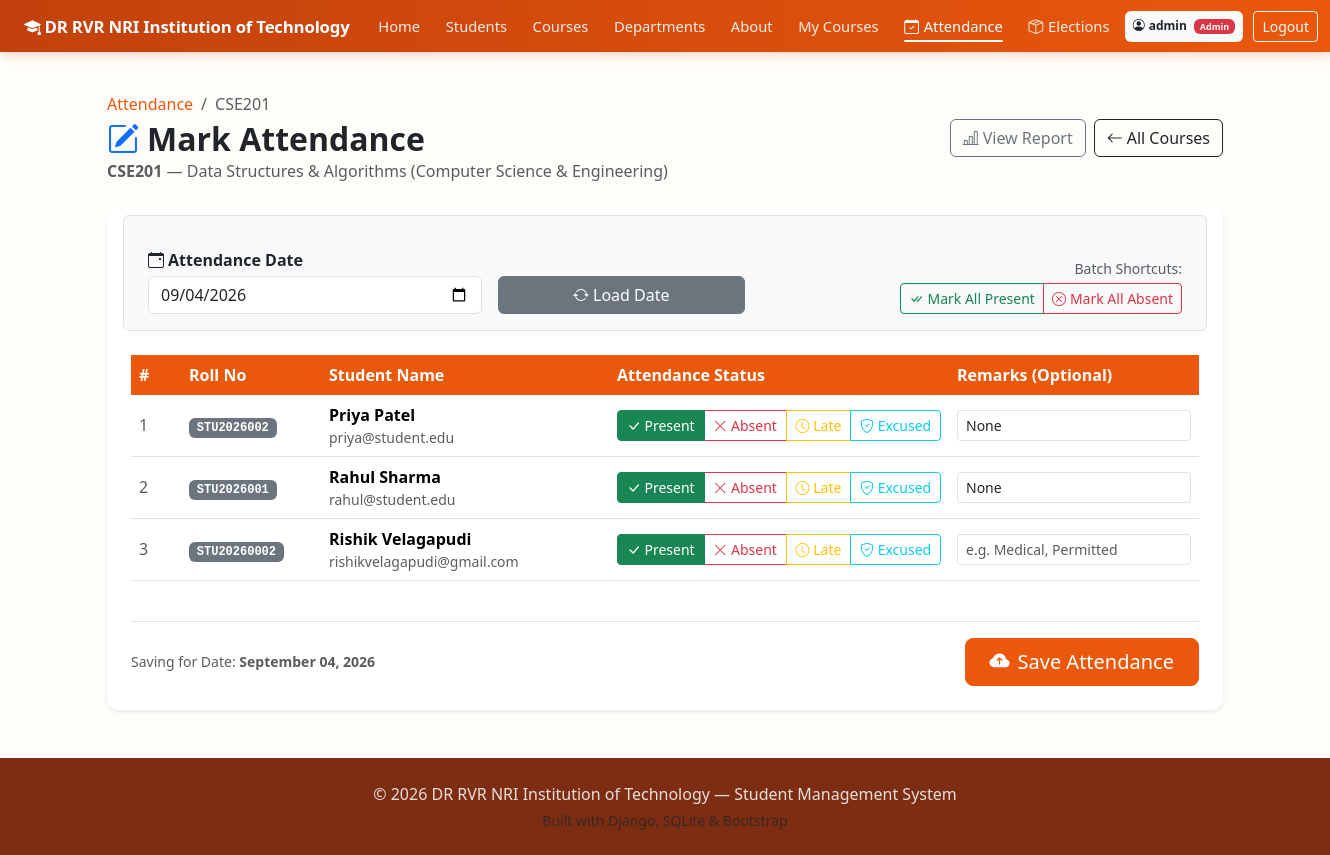
Page /attendance/1/mark/ (signed in) on the committed database.
### core/models.py (models this page shows, shortened)
class User(AbstractUser):
    ROLE_CHOICES = [
        ('admin', 'Admin'),
        ('student', 'Student'),
    ]
    role = models.CharField(max_length=20, choices=ROLE_CHOICES, default='student')

class Course(models.Model):
    name = models.CharField(max_length=150)
    code = models.CharField(max_length=20, unique=True)
    credits = models.IntegerField(default=3)
    duration_weeks = models.IntegerField(default=16)
    description = models.TextField(blank=True, null=True)
    department = models.ForeignKey(Department, on_delete=models.CASCADE, related_name='courses')
    class Meta:
        ordering = ['name']

class Department(models.Model):
    name = models.CharField(max_length=120, unique=True)
    code = models.CharField(max_length=20, unique=True)
    head_of_department = models.CharField(max_length=120, blank=True, null=True)
    description = models.TextField(blank=True, null=True)
    class Meta:
        ordering = ['name']

class Student(models.Model):
    roll_number = models.CharField(max_length=30, unique=True)
    first_name = models.CharField(max_length=80)
    last_name = models.CharField(max_length=80)
    email = models.EmailField(max_length=120, unique=True)
    phone = models.CharField(max_length=20, blank=True, null=True)
    date_of_birth = models.DateField(blank=True, null=True)
    gender = models.CharField(max_length=10, blank=True, null=True)
    address = models.TextField(blank=True, null=True)
    enrollment_year = models.IntegerField(default=current_year)
    department = models.ForeignKey(Department, on_delete=models.CASCADE, related_name='students')
    user = models.OneToOneField(
        settings.AUTH_USER_MODEL,
        on_delete=models.SET_NULL,
        null=True,
        blank=True,
        related_name='student_profile'
    )
    class Meta:
        ordering = ['first_name', 'last_name']
    @property
    def full_name(self):
        return f"{self.first_name} {self.last_name}"

### core/views.py (the view, shortened to what this page needs)
# urls.py: path('attendance/<int:course_id>/mark/', views.mark_attendance, name='mark_attendance'),
@admin_required
def mark_attendance(request, course_id):
    course = get_object_or_404(Course, id=course_id)
    registrations = Registration.objects.filter(course=course).select_related('student')
    selected_date_str = request.GET.get('date') or request.POST.get('date') or date.today().strftime('%Y-%m-%d')
    try:
        selected_date = datetime.strptime(selected_date_str, '%Y-%m-%d').date()
    except ValueError:
        selected_date = date.today()
        selected_date_str = selected_date.strftime('%Y-%m-%d')
    existing_attendance = {
        att.student_id: att
        for att in Attendance.objects.filter(course=course, date=selected_date)
    }
    students_sheet = []
    for reg in registrations:
        att = existing_attendance.get(reg.student.id)
        students_sheet.append({
            'student': reg.student,
            'status': att.status if att else 'Present',
            'remarks': att.remarks if att else '',
        })
    return render(request, 'mark_attendance.html', {
        'course': course,
        'selected_date': selected_date,
        'selected_date_str': selected_date_str,
        'students_sheet': students_sheet,
        'status_choices': Attendance.STATUS_CHOICES,
        'today_str': date.today().strftime('%Y-%m-%d'),
    })

### core/views.py (called while the page is built)
def admin_required(view_func):
    @wraps(view_func)
    def wrapped(request, *args, **kwargs):
        if not request.user.is_authenticated:
            messages.warning(request, 'Please log in to access this page.')
            return redirect(f"{reverse('login')}?next={request.path}")
        if getattr(request.user, 'role', '') != 'admin' and not request.user.is_staff and not request.user.is_superuser:
            messages.error(request, 'Admin access required for that action.')
            return redirect('home')
        return view_func(request, *args, **kwargs)
    return wrapped

### templates/mark_attendance.html (shortened to what this page needs)
{% extends 'base.html' %}
{% block content %}
<div class="d-flex justify-content-between align-items-center mb-4 flex-wrap gap-2">
    <div>
        <nav aria-label="breadcrumb">
            <ol class="breadcrumb mb-1">
                <li class="breadcrumb-item"><a href="{% url 'attendance_dashboard' %}">Attendance</a></li>
                <li class="breadcrumb-item active">{{ course.code }}</li>
            </ol>
        </nav>
        <h2 class="fw-bold mb-0"><i class="bi bi-pencil-square text-primary me-2"></i>Mark Attendance</h2>
        <p class="text-muted mb-0"><strong>{{ course.code }}</strong> — {{ course.name }} ({{ course.department.name }})</p>
    </div>
    <div class="d-flex gap-2">
        <a href="{% url 'course_attendance_report' course.id %}" class="btn btn-outline-secondary">
            <i class="bi bi-bar-chart-line me-1"></i>View Report
        </a>
        <a href="{% url 'attendance_dashboard' %}" class="btn btn-outline-dark">
            <i class="bi bi-arrow-left me-1"></i>All Courses
        </a>
    </div>
</div>
<div class="card shadow-sm border-0 mb-4">
    <div class="card-body p-4">
        <form method="get" class="row g-3 align-items-end mb-4 bg-light p-3 rounded border">
            <div class="col-md-4">
                <label for="date" class="form-label fw-semibold mb-1"><i class="bi bi-calendar-event me-1"></i>Attendance Date</label>
                <input type="date" class="form-control" id="date" name="date" value="{{ selected_date_str }}" max="{{ today_str }}" required>
            </div>
            <div class="col-md-3">
                <button type="submit" class="btn btn-secondary w-100">
                    <i class="bi bi-arrow-repeat me-1"></i>Load Date
                </button>
            </div>
            <div class="col-md-5 text-md-end">
                <span class="text-muted small d-block mb-1">Batch Shortcuts:</span>
                <div class="btn-group btn-group-sm">
                    <button type="button" class="btn btn-outline-success" onclick="setAllStatus('Present')">
                        <i class="bi bi-check-all me-1"></i>Mark All Present
                    </button>
                    <button type="button" class="btn btn-outline-danger" onclick="setAllStatus('Absent')">
                        <i class="bi bi-x-circle me-1"></i>Mark All Absent
                    </button>
                </div>
            </div>
        </form>
        {% if students_sheet %}
        <form method="post">
            <div class="table-responsive">
                <table class="table table-hover align-middle">
                    <thead class="table-light">
                        <tr>
                            <th style="width: 50px;">#</th>
                            <th style="width: 140px;">Roll No</th>
                            <th>Student Name</th>
                            <th style="width: 340px;">Attendance Status</th>
                            <th style="width: 250px;">Remarks (Optional)</th>
                        </tr>
                    </thead>
                    <tbody>
                        {% for item in students_sheet %}
                        <tr>
                            <td class="text-muted">{{ forloop.counter }}</td>
                            <td><span class="badge bg-secondary font-monospace">{{ item.student.roll_number }}</span></td>
                            <td>
                                <strong>{{ item.student.full_name }}</strong>
                                <div class="text-muted small">{{ item.student.email }}</div>
                            </td>
                            <td>
                                <div class="btn-group w-100" role="group">
                                    <label class="btn btn-outline-success btn-sm" for="present_{{ item.student.id }}">
                                        <i class="bi bi-check-lg"></i> Present
                                    </label>
                                    <label class="btn btn-outline-danger btn-sm" for="absent_{{ item.student.id }}">
                                        <i class="bi bi-x-lg"></i> Absent
                                    </label>
                                    <label class="btn btn-outline-warning btn-sm" for="late_{{ item.student.id }}">
                                        <i class="bi bi-clock"></i> Late
                                    </label>
                                    <label class="btn btn-outline-info btn-sm" for="excused_{{ item.student.id }}">
                                        <i class="bi bi-shield-check"></i> Excused
                                    </label>
                                </div>
                            </td>
                            <td>
                                <input type="text" class="form-control form-control-sm" name="remarks_{{ item.student.id }}" value="{{ item.remarks }}" placeholder="e.g. Medical, Permitted">
                            </td>
                        </tr>
                        {% endfor %}
                    </tbody>
                </table>
            </div>
            <div class="d-flex justify-content-between align-items-center mt-4 pt-3 border-top">
                <span class="text-muted small">Saving for Date: <strong>{{ selected_date|date:"F d, Y" }}</strong></span>
                <button type="submit" class="btn btn-primary btn-lg px-4">
                    <i class="bi bi-cloud-arrow-up-fill me-2"></i>Save Attendance
                </button>
            </div>
        </form>
        {% endif %}
    </div>
</div>
{% endblock %}

### templates/base.html (shortened to what this page needs)
{% load static %}
<!DOCTYPE html>
<html lang="en">
<head>
    <link href="https://cdn.jsdelivr.net/npm/bootstrap@5.3.3/dist/css/bootstrap.min.css" rel="stylesheet">
    <link href="https://cdn.jsdelivr.net/npm/bootstrap-icons@1.11.3/font/bootstrap-icons.css" rel="stylesheet">
    <link href="{% static 'css/style.css' %}" rel="stylesheet">
</head>
<body>
<nav class="navbar navbar-expand-xl navbar-dark sticky-top">
    <div class="container-fluid px-lg-4 px-3">
        <a class="navbar-brand fw-bold" href="{% url 'home' %}">
            <i class="bi bi-mortarboard-fill me-1"></i>DR RVR NRI Institution of Technology
        </a>
        <div class="collapse navbar-collapse" id="navMenu">
            <ul class="navbar-nav me-auto mb-2 mb-xl-0 align-items-xl-center">
                <li class="nav-item">
                    <a class="nav-link text-nowrap {% if request.resolver_match.url_name == 'home' %}active{% endif %}" href="{% url 'home' %}">Home</a>
                </li>
                <li class="nav-item">
                    <a class="nav-link text-nowrap {% if request.resolver_match.url_name == 'students' %}active{% endif %}" href="{% url 'students' %}">Students</a>
                </li>
                <li class="nav-item">
                    <a class="nav-link text-nowrap {% if request.resolver_match.url_name == 'courses' or request.resolver_match.url_name == 'course_detail' %}active{% endif %}" href="{% url 'courses' %}">Courses</a>
                </li>
                <li class="nav-item">
                    <a class="nav-link text-nowrap {% if request.resolver_match.url_name == 'departments' %}active{% endif %}" href="{% url 'departments' %}">Departments</a>
                </li>
                <li class="nav-item">
                    <a class="nav-link text-nowrap {% if request.resolver_match.url_name == 'about' %}active{% endif %}" href="{% url 'about' %}">About</a>
                </li>
                {% if request.user.is_authenticated %}
                <li class="nav-item">
                    <a class="nav-link text-nowrap {% if request.resolver_match.url_name == 'my_courses' %}active{% endif %}" href="{% url 'my_courses' %}">My Courses</a>
                </li>
                <li class="nav-item">
                    <a class="nav-link text-nowrap {% if 'attendance' in request.resolver_match.url_name %}active{% endif %}" href="{% if request.user.role == 'admin' or request.user.is_staff or request.user.is_superuser %}{% url 'attendance_dashboard' %}{% else %}{% url 'my_attendance' %}{% endif %}">
                        <i class="bi bi-calendar-check"></i><span>Attendance</span>
                    </a>
                </li>
                <li class="nav-item">
                    <a class="nav-link text-nowrap {% if 'election' in request.resolver_match.url_name %}active{% endif %}" href="{% url 'elections_list' %}">
                        <i class="bi bi-box-seam"></i><span>Elections</span>
                    </a>
                </li>
                {% endif %}
            </ul>
            <ul class="navbar-nav align-items-xl-center">
                {% if request.user.is_authenticated %}
                    <li class="nav-item me-2 my-1 my-xl-0">
                        <span class="badge text-bg-light text-dark py-2 px-2 text-nowrap">
                            <i class="bi bi-person-circle me-1"></i>{{ request.user.username }}
                            {% if request.user.role == 'admin' or request.user.is_staff or request.user.is_superuser %}<span class="badge bg-danger ms-1">Admin</span>{% endif %}
                        </span>
                    </li>
                    <li class="nav-item my-1 my-xl-0">
                        <a class="btn btn-outline-light btn-sm text-nowrap" href="{% url 'logout' %}">Logout</a>
                    </li>
                {% endif %}
            </ul>
        </div>
    </div>
</nav>
<main class="container my-4 flex-grow-1">
    {% block content %}{% endblock %}
</main>
<footer class="footer mt-auto py-4">
    <div class="container text-center">
        <p class="mb-1">&copy; 2026 DR RVR NRI Institution of Technology — Student Management System</p>
        <p class="mb-0 small text-muted">Built with Django, SQLite &amp; Bootstrap</p>
    </div>
</footer>
</body>
</html>

### static/css/style.css (style rules this page uses)
:root { --primary: #ea580c; --primary-dark: #9a3412; --primary-darker: #7c2d12; --accent: #f97316; --accent-light: #ffedd5; --accent-hover: #c2410c; --bg-soft: #fffdfa; }
body { background-color: var(--bg-soft); display: flex; flex-direction: column; min-height: 100vh; font-family: 'Segoe UI', Roboto, -apple-system, sans-serif; }
a { color: var(--primary); text-decoration: none; }
.navbar { background: linear-gradient(90deg, #c2410c 0%, #ea580c 100%); box-shadow: 0 2px 12px rgba(194, 65, 12, 0.25); padding-top: 0.5rem; padding-bottom: 0.5rem; }
.navbar .navbar-brand { font-size: 1.05rem; white-space: nowrap; letter-spacing: -0.2px; }
.navbar .nav-item { display: flex; align-items: center; margin: 0 0.15rem; }
.navbar .nav-link { color: rgba(255, 255, 255, 0.9); font-weight: 500; font-size: 0.92rem; padding: 0.45rem 0.65rem !important; white-space: nowrap; display: inline-flex; align-items: center; gap: 0.3rem; position: relative; border-bottom: none !important; transition: color 0.15s ease-in-out; }
.navbar .nav-link::after { content: ''; position: absolute; bottom: 2px; left: 0.65rem; right: 0.65rem; height: 2px; background-color: transparent; border-radius: 2px; transition: background-color 0.2s ease; }
.navbar .nav-link:hover::after, .navbar .nav-link.active::after { background-color: #ffffff; }
.navbar .nav-link:hover, .navbar .nav-link.active { color: #ffffff; }
.card { border: none; border-radius: 0.75rem; box-shadow: 0 2px 12px rgba(0,0,0,0.06); }
.table thead th { background-color: var(--primary); color: #fff; border-bottom: none; }
.btn-primary { background-color: var(--primary); border-color: var(--primary); color: #fff; }
.footer { background-color: var(--primary-darker); color: rgba(255, 255, 255, 0.85); margin-top: auto; }

### rows in the picture
User: user.username "admin"
Course: code "CSE201", name "Data Structures & Algorithms", department.name "Computer Science & Engineering"
Student: student.roll_number "STU2026002", student.full_name "Priya Patel", student.email "priya@student.edu", remarks "None"
Student: student.roll_number "STU2026001", student.full_name "Rahul Sharma", student.email "rahul@student.edu", remarks "None"
Student: student.roll_number "STU20260002", student.full_name "Rishik Velagapudi", student.email "rishikvelagapudi@gmail.com"

### other values in the picture
{{ selected_date|date:"F d, Y" }} "September 04, 2026"
